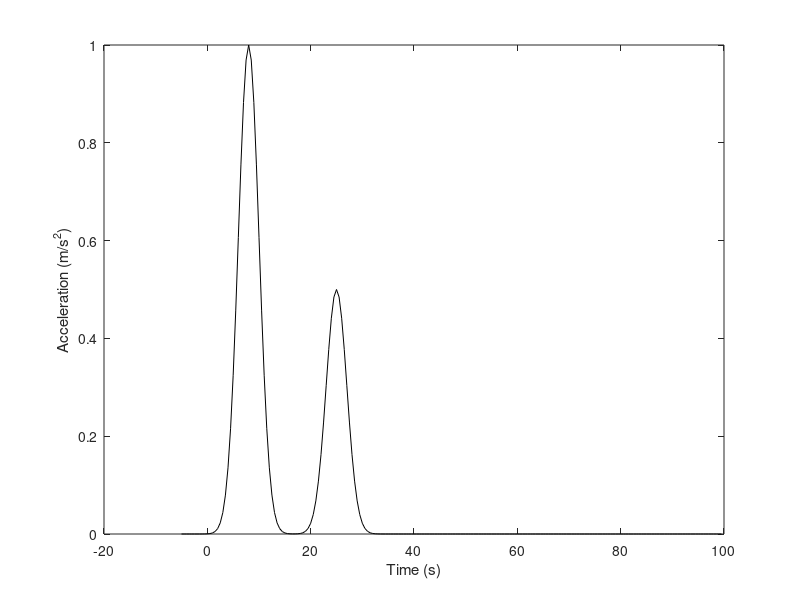

Write MATLAB code to recreate this figure. (Note: this script raises an error after producing the figure.)
% Example 8.1
% from Parameter Estimation and Inverse Problems, 3rd edition, 2018
% by R. Aster, B. Borchers, C. Thurber

% make sure we have a clean environment
clear;
randn('seed',0);

% set up the basic problem parameters
noise=0.05;
N=211;
M=211;
dt=.5;
dF=1/dt;
t=linspace(-5,100,N);
F=linspace(0,dF/2,N-1);

% instrument response is a critically-damped pulse
sigi=10;
for i=1:N-1
  if (t(i)<0)
    g(i) = 0;
  else
    g(i) = t(i)*exp(-t(i)/sigi);
  end
end
gmax=max(g);
g=g'/gmax;

% true signal is two pulses of sig standard deviation
sig=2;
mtrue = (exp(-((t(1:N-1)-8).^2/(sig^2*2)))+...
    0.5*exp(-((t(1:N-1)-25).^2/(sig^2*2))))';
% the model should be unit height
mtrue=mtrue/max(mtrue);

% get the true and noisy data
d=conv(g,mtrue);
dn=d+noise*randn(length(d),1);

% plot the true model
figure(1)
clf
plot(t(1:N-1),mtrue,'k')
xlabel('Time (s)')
ylabel('Acceleration (m/s^2)')
bookfonts
axis tight

disp('Displaying the true model (fig. 1)')

%plot the impulse response
figure(2)
clf
plot(t(1:N-1),g,'k')
xlabel('Time (s)')
ylabel('V')
bookfonts
axis tight

disp('Displaying the instrument impulse response (fig. 2)')

% plot the noise free data
figure(3)
clf
plot(t(1:N-1),d(1:N-1),'k')
xlabel('Time (s)')
ylabel('V')
bookfonts
axis tight

disp('Displaying the noise free data (fig. 3)')

% plot the noisy data
figure(4)
clf
plot(t(1:N-1),dn(1:N-1),'k')
xlabel('Time (s)')
ylabel('V')
bookfonts
axis tight

disp('Displaying the noisy data (fig. 4)')

% generate spectra
% pad g to 2*(N-1) points to avoid wrap-around effects
% append a 0 to the data series since they are one shy of this length
dspec=fft([d; 0]);
dnspec=fft([dn; 0]);
gspec=fft([g; zeros(length(g),1)]);

% do the inverse convolution
mperf=real(ifft(dspec./gspec));
mn=real(ifft(dnspec./gspec));

% plot the model recovered from the noise free data
figure(5)
clf
plot(t(1:N-1),mperf(1:N-1),'k')
xlabel('Time (s)')
ylabel('Acceleration (m/s^2)')
bookfonts
axis tight

disp('Displaying the model recovered from the noise free data (fig. 5)')

% plot the model recovered from the noisy data
figure(6)
clf
plot(t(1:N-1),mn(1:N-1),'k')
xlabel('Time (s)')
ylabel('Acceleration (m/s^2)')
bookfonts
axis tight

disp('Displaying the model recovered from the noisy data (fig. 6)')

% Get the nonrepeated parts of the spectra
gs=abs(gspec(1:length(gspec)/2));
ds=abs(dspec(1:length(dspec)/2));
dns=abs(dnspec(1:length(dspec)/2));

% plot the spectra for the impulse response, noise free and noisy data
figure(7)
clf
loglog(F,gs,'k',F,ds,'k-.',F,dns,'k-');
xlabel('f (Hz)')
ylabel('Spectral Amplitude')
bookfonts
ylim([1e-3 1e2]);
xlim([1/N 1]);

disp('Displaying the spectra for data and impulse response (fig. 7)')
print -deps2 c8fspectra1.eps

% plot the spectra of the noisy data divided by the spectra of the instrument
figure(8)
clf
loglog(F,dns./gs,'k-')
xlabel('f (Hz)')
ylabel('Spectral Amplitude')
bookfonts
axis tight

disp(['Displaying the spectra of the noisy data divided by'...
    ' the instrument (fig.  8)'])
print -deps2 c8fspectra2.eps

disp('Displaying an animation of the water level regularization (fig. 9)')
% apply water level regularization to the model
wcount=0;
for wlev=10.^(-1:.1:2)
  wcount=wcount+1;

  % apply water level damping
  for i=1:length(gspec)
    if abs(gspec(i)) < wlev
      gwspec(i,1)=wlev*(gspec(i)./abs(gspec(i)));
    else
      gwspec(i,1)=gspec(i);
    end
  end

  % get the temporal model and store the necessary information
  mw=real(ifft(dnspec./gwspec));
  wval(wcount)=wlev;
  mnorm(wcount)=norm(mw);
  resid(wcount)=norm(real(ifft((dnspec./gwspec).*gspec-dnspec)));
  mstore(:,wcount)=mw;

  %animation of the evolving solution (not saved)
  figure(9)
  clf
  plot(t(1:N-1),mw(1:N-1),'k')
  xlabel('Time (s)')
  ylabel('Acceleration (m/s^2)')
  bookfonts
  drawnow;
  pause(0.1);
end

% plot the L-curve with respect to water level regularization
figure(10)
clf
plot(resid,mnorm,'k')
xlabel('Residual Norm ||Gm -d||_2');
ylabel('Solution Norm ||m||_2');
bookfonts
% label some of the alphas
for i=2:7:wcount
  H=text(resid(i)+1,mnorm(i)+.3,num2str(wval(i),'%3.1f'));
  set(H,'Fontsize',18);
end

disp('Displaying the water level L-curve (fig. 10)')
print -deps2 c8fmwtradeo.eps

% plot suite of models recovered
figure(11)
clf
hold on
for i=1:31
  plot(t(1:N-1),mstore(1:N-1,i)+10*log10(wval(i)),'k')
  plot(t(1:N-1),mtrue+10*log10(wval(i)),'-.k')
end
% highlight the selected solution
plot(t(1:N-1),mstore(1:N-1,16)+10*log10(wval(16)),'k','LineWidth',2);
xlabel('Time (s)')
ylabel('10 log_{10} (w)')
bookfonts
axis tight

disp('Displaying the suite of regularized models (fig. 11)')
print -deps2 c8fmwrange.eps

% plot the desired regularized model
figure(12)
clf
plot(t(1:N-1),mstore(1:N-1,16),'k')
hold on
plot(t(1:N-1),mtrue(1:N-1),'-.k')
xlabel('Time (s)')
ylabel('Acceleration (m/s^2)')

disp('Displaying the preferred regularized model (fig. 12)')
bookfonts
axis tight
print -deps2 c8fmwbest.eps
